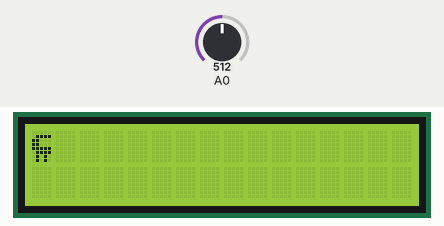
The sketch below on a simulated Arduino Uno, built with avr-gcc and run on an emulated ATmega328P. On the bench: 16×2 character LCD. The inputs (shaded band) are chosen by the test bench; at power-on: A0 = 512. What the sketch prints to the serial monitor is not drawn.

Above: at 1.4 s.
1.5 s: A0 set to 50
At 1.6 s:
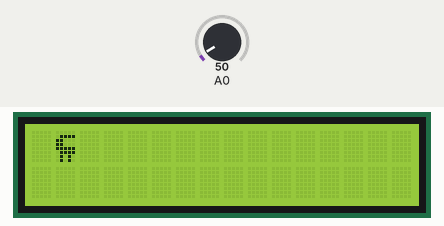
3.0 s: A0 set to 587
At 3.22 s:
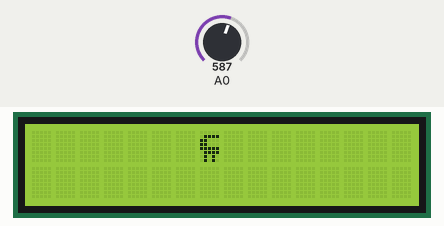
5.8 s: A0 set to 615
Timing chart, 0 to 8.8 s (numbered marks = the images above; inputs shaded):
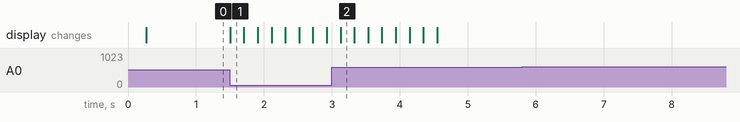

The sketch:

arduino-lcd-keypad-test.ino
```cpp
#include <LiquidCrystal.h>

int row = 0;
int col = 0;
int a0_value = 0;

bool alive = true;

const int pin_RS = 8;
const int pin_EN = 9;
const int pin_d4 = 4;
const int pin_d5 = 5;
const int pin_d6 = 6;
const int pin_d7 = 7;
const int pin_BL = 10;

LiquidCrystal lcd(pin_RS, pin_EN, pin_d4, pin_d5, pin_d6, pin_d7);

byte among_us[] = {
  B00000,
  B01111,
  B11000,
  B11000,
  B11111,
  B01111,
  B01010,
  B01010
};

byte among_us_dead[] = {
  B00000,
  B00000,
  B01110,
  B00100,
  B11111,
  B01111,
  B01010,
  B01010
};

void setup() {
  Serial.begin(9600);
  lcd.begin(16, 2);
  print_info_serial();
  update_lcd();

  lcd.createChar(0, among_us);
  lcd.createChar(1, among_us_dead);
}

void print_info_serial() {
  Serial.print("a0_value: ");
  Serial.print(a0_value);
  Serial.print(", col: ");
  Serial.print(col);
  Serial.print(", row: ");
  Serial.println(row);
}

void update_lcd() {
  lcd.clear();
  lcd.setCursor(col, row);
  int i = 0;
  if(alive == true){
   i = 0;
  }else{
   i = 1;
  }
  lcd.write(i);
  delay(200);
}


void loop() {
  a0_value = analogRead(0);
  // RIGHT
  if ((a0_value >= 0 && a0_value < 60) && (col < 15)) {
    col++;
    print_info_serial();
    update_lcd();
  }
  // UP
  else if ((a0_value > 60 && a0_value < 200 ) && row > 0) {
    row--;
    print_info_serial();
    update_lcd();
  }
  //DOWN
  else if ((a0_value > 200 && a0_value < 400 ) && row < 1) {
    row++;
    print_info_serial();
    update_lcd();
  }
  //LEFT
  else if ((a0_value > 400) && (a0_value < 600) && (col > 0)) {
    col--;
    print_info_serial();
    update_lcd();
  }
  //SELECT
  else if ((a0_value > 600) && (a0_value < 800) && (col > 0)) {
    alive = !alive;
    print_info_serial();
    update_lcd();
  }
}
```

Measured:
- after the input at 1.5 s, the display: changes at once (image 1)
- after the input at 5.8 s, every drawn part: stays the same
